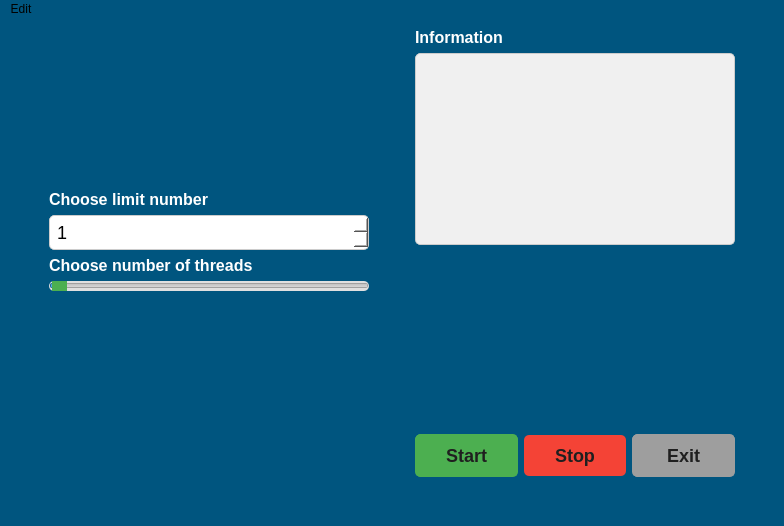
<?xml version="1.0" encoding="UTF-8"?>
<ui version="4.0">
 <class>MainWindow</class>
 <widget class="QMainWindow" name="MainWindow">
  <property name="geometry">
   <rect>
    <x>0</x>
    <y>0</y>
    <width>784</width>
    <height>526</height>
   </rect>
  </property>
  <property name="windowTitle">
   <string>MainWindow</string>
  </property>
  <property name="styleSheet">
   <string notr="true">background-color: rgb(0, 85, 127)</string>
  </property>
  <widget class="QWidget" name="centralwidget">
   <layout class="QHBoxLayout" name="horizontalLayout_4">
    <item>
     <layout class="QVBoxLayout" name="verticalLayout_5" stretch="10,0">
      <item>
       <layout class="QHBoxLayout" name="horizontalLayout_3" stretch="0,10,0,10,0">
        <item>
         <spacer name="horizontalSpacer_2">
          <property name="orientation">
           <enum>Qt::Horizontal</enum>
          </property>
          <property name="sizeHint" stdset="0">
           <size>
            <width>40</width>
            <height>20</height>
           </size>
          </property>
         </spacer>
        </item>
        <item>
         <layout class="QVBoxLayout" name="verticalLayout_4" stretch="6,6">
          <item>
           <layout class="QVBoxLayout" name="verticalLayout">
            <item>
             <spacer name="verticalSpacer_2">
              <property name="orientation">
               <enum>Qt::Vertical</enum>
              </property>
              <property name="sizeHint" stdset="0">
               <size>
                <width>20</width>
                <height>40</height>
               </size>
              </property>
             </spacer>
            </item>
            <item>
             <widget class="QLabel" name="chooseLabel">
              <property name="layoutDirection">
               <enum>Qt::RightToLeft</enum>
              </property>
              <property name="styleSheet">
               <string notr="true">font-size: 16px; color: rgb(255, 255, 255); font-weight: bold;</string>
              </property>
              <property name="text">
               <string>Choose limit number</string>
              </property>
             </widget>
            </item>
            <item>
             <widget class="QSpinBox" name="limitSpinBox">
              <property name="styleSheet">
               <string notr="true">QSpinBox
{
background-color: #fff;
 border: 1px solid #ccc;
 border-radius: 5px;
 padding: 5px;
 font-size: 18px;
}</string>
              </property>
              <property name="minimum">
               <number>1</number>
              </property>
              <property name="maximum">
               <number>1000000</number>
              </property>
             </widget>
            </item>
           </layout>
          </item>
          <item>
           <layout class="QVBoxLayout" name="verticalLayout_3">
            <item>
             <widget class="QLabel" name="sliderLabel">
              <property name="layoutDirection">
               <enum>Qt::RightToLeft</enum>
              </property>
              <property name="styleSheet">
               <string notr="true">font-size: 16px; color: rgb(255, 255, 255); font-weight: bold;</string>
              </property>
              <property name="text">
               <string>Choose number of threads</string>
              </property>
             </widget>
            </item>
            <item>
             <widget class="QSlider" name="threadCountSlider">
              <property name="styleSheet">
               <string>
           QSlider { background: #e0e0e0; height: 10px; border-radius: 5px; }
           QSlider::handle:horizontal { background: #4CAF50; border-radius: 50%; width: 20px; height: 20px; margin-top: -5px; }
           QSlider::handle:horizontal:hover { background: #45a049; }
           QSlider::handle:horizontal:pressed { background: #388e3c; }
         </string>
              </property>
              <property name="value">
               <number>1</number>
              </property>
              <property name="orientation">
               <enum>Qt::Horizontal</enum>
              </property>
             </widget>
            </item>
            <item>
             <layout class="QHBoxLayout" name="horizontalLayout_2">
              <item>
               <spacer name="horizontalSpacer_4">
                <property name="orientation">
                 <enum>Qt::Horizontal</enum>
                </property>
                <property name="sizeHint" stdset="0">
                 <size>
                  <width>40</width>
                  <height>20</height>
                 </size>
                </property>
               </spacer>
              </item>
              <item>
               <widget class="QLabel" name="numberOfThreadsLabel">
                <property name="styleSheet">
                 <string notr="true">QLabel
{
font-size:18px;
color: rgb(31, 31, 31);
font-weight: bold;
}</string>
                </property>
                <property name="text">
                 <string/>
                </property>
               </widget>
              </item>
              <item>
               <spacer name="horizontalSpacer_5">
                <property name="orientation">
                 <enum>Qt::Horizontal</enum>
                </property>
                <property name="sizeHint" stdset="0">
                 <size>
                  <width>40</width>
                  <height>20</height>
                 </size>
                </property>
               </spacer>
              </item>
             </layout>
            </item>
            <item>
             <spacer name="verticalSpacer_5">
              <property name="orientation">
               <enum>Qt::Vertical</enum>
              </property>
              <property name="sizeHint" stdset="0">
               <size>
                <width>20</width>
                <height>40</height>
               </size>
              </property>
             </spacer>
            </item>
           </layout>
          </item>
         </layout>
        </item>
        <item>
         <spacer name="horizontalSpacer">
          <property name="orientation">
           <enum>Qt::Horizontal</enum>
          </property>
          <property name="sizeHint" stdset="0">
           <size>
            <width>40</width>
            <height>20</height>
           </size>
          </property>
         </spacer>
        </item>
        <item>
         <layout class="QVBoxLayout" name="verticalLayout_2">
          <item>
           <widget class="QLabel" name="outputTextLabel">
            <property name="layoutDirection">
             <enum>Qt::RightToLeft</enum>
            </property>
            <property name="styleSheet">
             <string notr="true">font-size: 16px; color: rgb(255, 255, 255); font-weight: bold;</string>
            </property>
            <property name="text">
             <string>Information</string>
            </property>
           </widget>
          </item>
          <item>
           <widget class="QTextEdit" name="outputText">
            <property name="styleSheet">
             <string>background-color: #f0f0f0; border: 1px solid #ccc; border-radius: 5px; padding: 10px; font-size: 14px; color: #333;</string>
            </property>
            <property name="readOnly">
             <bool>true</bool>
            </property>
           </widget>
          </item>
          <item>
           <spacer name="verticalSpacer_4">
            <property name="orientation">
             <enum>Qt::Vertical</enum>
            </property>
            <property name="sizeHint" stdset="0">
             <size>
              <width>20</width>
              <height>40</height>
             </size>
            </property>
           </spacer>
          </item>
          <item>
           <layout class="QHBoxLayout" name="horizontalLayout">
            <item>
             <widget class="QPushButton" name="start_btn">
              <property name="styleSheet">
               <string notr="true">QPushButton {
background-color: #4CAF50; 
color: rgb(31, 31, 31);
font-weight: bold;
border: 1px solid #4CAF50; 
padding: 10px 20px;
 border-radius: 5px; 
font-size: 18px;  }
QPushButton::hover {
    background-color: rgb(0, 85, 0);
    border-color: rgb(0, 85, 0);
}
QPushButton::disabled
{
    background-color: #C7DEB9;
    border-color: #C7DEB9;
}</string>
              </property>
              <property name="text">
               <string>Start</string>
              </property>
             </widget>
            </item>
            <item>
             <widget class="QPushButton" name="stop_btn">
              <property name="styleSheet">
               <string notr="true">QPushButton 
{background-color: #f44336;
 color: rgb(31, 31, 31);
 border: #f44336;
 padding: 10px 20px; 
 border-radius: 5px; 
 font-size: 18px; 
font-weight:bold;
}
QPushButton::hover {
    background-color: rgb(85, 0, 0);
    border-color: rgb(85, 0, 0);
}
QPushButton::disabled
{
    background-color: #DECBCB;
    border-color: #DECBCB;
}
</string>
              </property>
              <property name="text">
               <string>Stop</string>
              </property>
             </widget>
            </item>
            <item>
             <widget class="QPushButton" name="exit_btn">
              <property name="styleSheet">
               <string notr="true">QPushButton{
background-color: #9e9e9e; 
color: rgb(31, 31, 31);
border: 1px solid #9e9e9e; 
padding: 10px 20px; 
border-radius: 5px; 
font-size: 18px;
font-weight:bold;
}
QPushButton::hover
{
background-color: rgb(43, 37, 33);
border: 1px solid rgb(43, 37, 33);
}
</string>
              </property>
              <property name="text">
               <string>Exit</string>
              </property>
             </widget>
            </item>
           </layout>
          </item>
         </layout>
        </item>
        <item>
         <spacer name="horizontalSpacer_3">
          <property name="orientation">
           <enum>Qt::Horizontal</enum>
          </property>
          <property name="sizeHint" stdset="0">
           <size>
            <width>40</width>
            <height>20</height>
           </size>
          </property>
         </spacer>
        </item>
       </layout>
      </item>
      <item>
       <spacer name="verticalSpacer_3">
        <property name="orientation">
         <enum>Qt::Vertical</enum>
        </property>
        <property name="sizeHint" stdset="0">
         <size>
          <width>20</width>
          <height>40</height>
         </size>
        </property>
       </spacer>
      </item>
     </layout>
    </item>
   </layout>
  </widget>
  <widget class="QMenuBar" name="menubar">
   <property name="geometry">
    <rect>
     <x>0</x>
     <y>0</y>
     <width>784</width>
     <height>21</height>
    </rect>
   </property>
   <widget class="QMenu" name="menuEdit">
    <property name="title">
     <string>Edit</string>
    </property>
    <property name="separatorsCollapsible">
     <bool>false</bool>
    </property>
    <property name="toolTipsVisible">
     <bool>false</bool>
    </property>
    <addaction name="actionLanguage"/>
   </widget>
   <addaction name="menuEdit"/>
  </widget>
  <action name="actionLanguage">
   <property name="text">
    <string>Language</string>
   </property>
  </action>
 </widget>
 <resources/>
 <connections/>
</ui>
